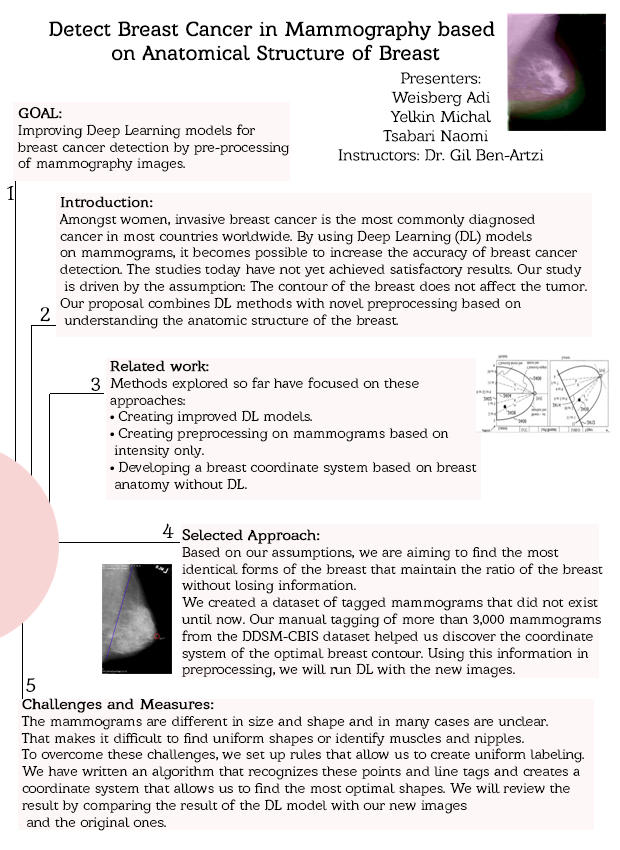
#> input picture post.jpg, 620 x 850 px
$ python -i find_countor.py   (imports and definitions only)
#> lines starting #> are read from the running program, lines starting #| are printed output that depends on the picture; after the words box and inside, x2 and y2 are one past the last pixel; in counts of white or black regions, pixels touching at a corner belong together
#> further down, picture is the input picture: shape (850, 620, 3); mean B, G, R 225.9, 225.8, 229.6
import cv2 as cv2
import numpy as np


def getEdgeImage(image):
    # Grayscale
    gray = cv2.cvtColor(image, cv2.COLOR_BGR2GRAY)
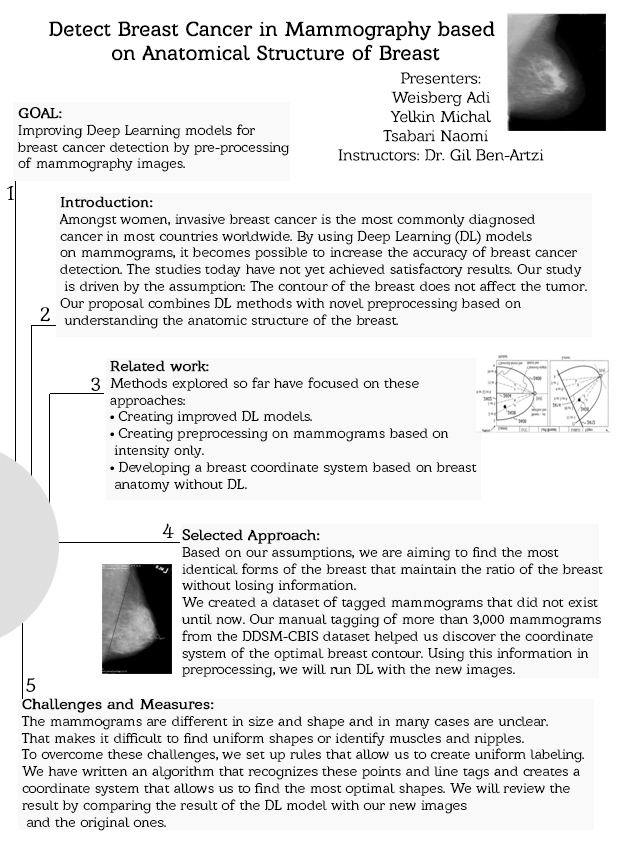
#> gray: shape (850, 620); min 0, max 255, mean 227
    # Find Canny edges
    _, binary = cv2.threshold(gray, 30, 255, cv2.THRESH_BINARY_INV)
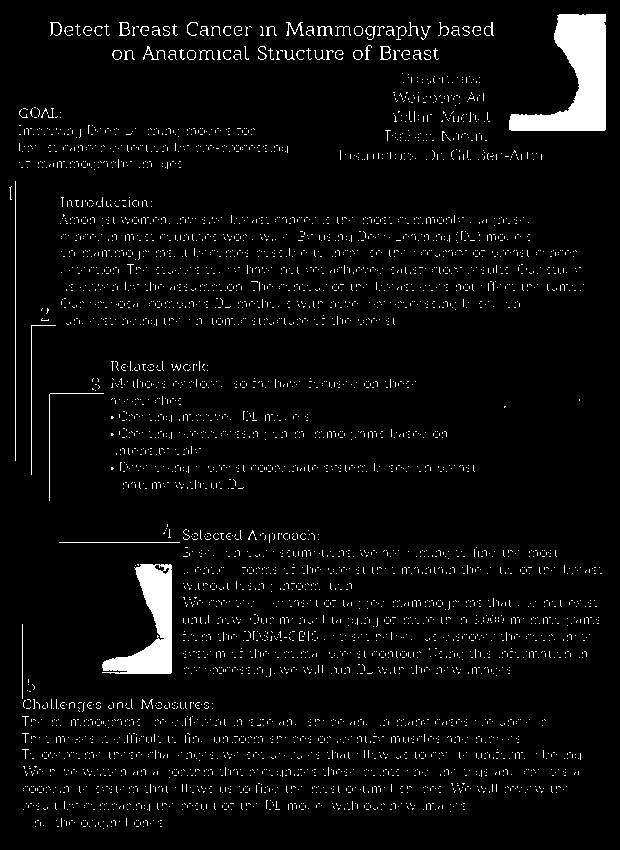
#> binary: shape (850, 620); 4.2% white; 4498 white regions (4436 under 20 px)
    cv2.imwrite("binary_treshold.png", binary)
    # view images:
    cv2.namedWindow('threshold', cv2.WINDOW_NORMAL)
    cv2.resizeWindow('threshold', 600, 600)
    cv2.imshow("threshold", binary)
    cv2.waitKey(0)

    contours, hierarchy = cv2.findContours(binary, cv2.RETR_TREE , cv2.CHAIN_APPROX_SIMPLE)
#> contours = 4507 contours, 4487 with area under 20; largest, box (x1, y1, x2, y2) and area: (509, 14, 606, 131) 5332, (102, 564, 172, 674) 3264, (380, 46, 391, 60) 108, (119, 22, 130, 36) 106, (382, 46, 391, 60) 85
    # draw all contours
    image_with_contours = np.copy(image)
    image_with_contours = cv2.drawContours(image_with_contours, contours, -1, (0, 255, 0), 5, cv2.LINE_AA)
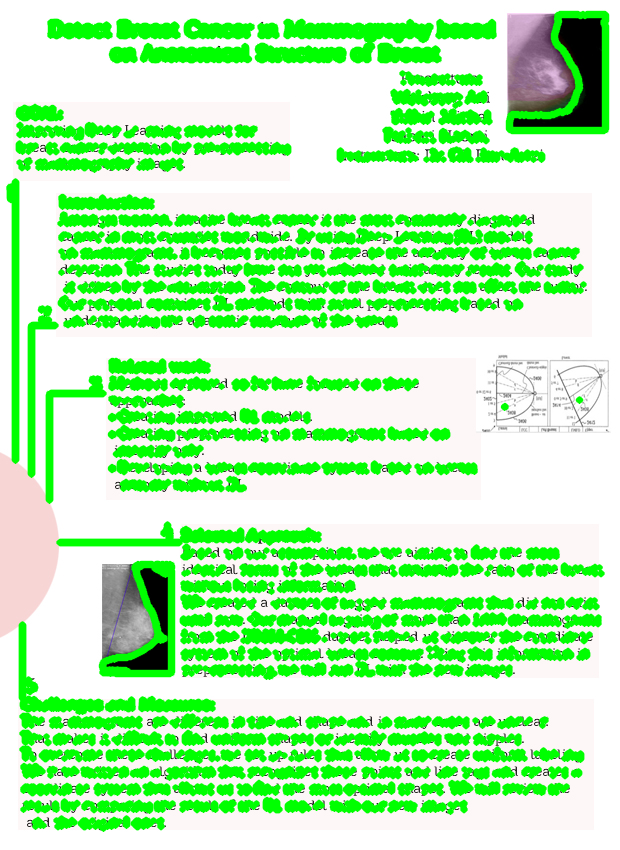
#> image_with_contours: shape (850, 620, 3); mean B, G, R 174.3, 244.6, 176.9
    cv2.imwrite("image_with_contours.png", image_with_contours)

    return contours

>>> import cv2
>>> picture = cv2.imread('post.jpg')
>>> result = getEdgeImage(picture)
#> result has the same summary as contours in getEdgeImage
